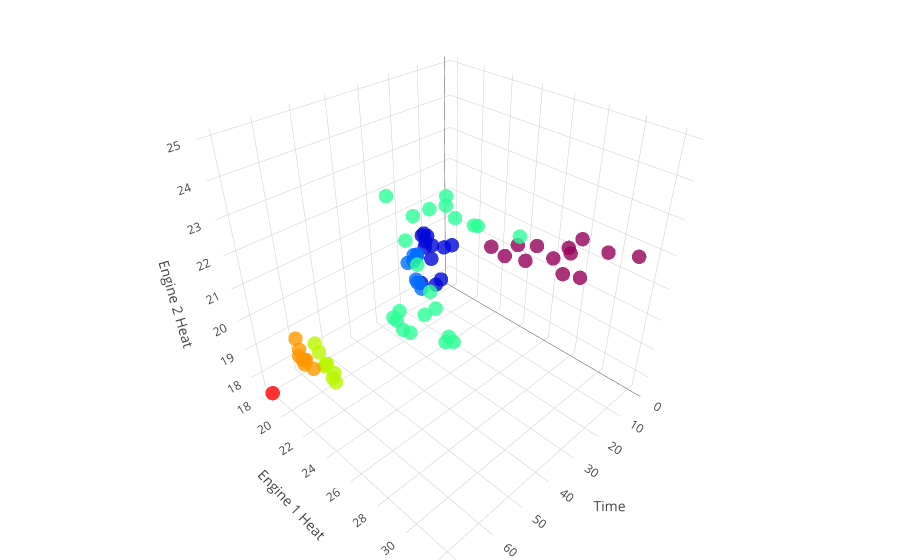

The cell this chart's notebook holds for it:
### Markdown cell above
### Plot 3D

### Code cell
plot_heat_3d(df_case2)

### Figure 1 — Plotly figure (JSON) as saved in the notebook; plotly's stock layout.template omitted (floating-point values rounded to 4 significant figures)
{"data": [{"marker": {"color": [1, 1, 1, 1, 1, 1, 1, 1, 1, 1, 1, 1, 1, 2, 2, 2, 2, 2, 2, 2, 2, 2, 2, 2, 2, 3, 3, 3, 3, 3, 3, 3, 3, 4, 4, 4, 4, 4, 4, 4, 4, 4, 4, 4, 4, 4, 4, 4, 4, 4, 4, 4, 4, 4, 4, 5, 5, 5, 5, 5, 5, 5, 5, 6, 6, 6, 6, 6, 6, 6, 6, 7], "colorscale": "Rainbow", "opacity": 0.8, "size": 5, "symbol": "circle"}, "mode": "markers", "text": ["Cluster id: 1<br>Cluster rank: 7", "Cluster id: 1<br>Cluster rank: 7", "Cluster id: 1<br>Cluster rank: 7", "Cluster id: 1<br>Cluster rank: 7", "Cluster id: 1<br>Cluster rank: 7", "Cluster id: 1<br>Cluster rank: 7", "Cluster id: 1<br>Cluster rank: 7", "Cluster id: 1<br>Cluster rank: 7", "Cluster id: 1<br>Cluster rank: 7", "Cluster id: 1<br>Cluster rank: 7", "Cluster id: 1<br>Cluster rank: 7", "Cluster id: 1<br>Cluster rank: 7", "Cluster id: 1<br>Cluster rank: 7", "Cluster id: 2<br>Cluster rank: 6", "Cluster id: 2<br>Cluster rank: 6", "Cluster id: 2<br>Cluster rank: 6", "Cluster id: 2<br>Cluster rank: 6", "Cluster id: 2<br>Cluster rank: 6", "Cluster id: 2<br>Cluster rank: 6", "Cluster id: 2<br>Cluster rank: 6", "Cluster id: 2<br>Cluster rank: 6", "Cluster id: 2<br>Cluster rank: 6", "Cluster id: 2<br>Cluster rank: 6", "Cluster id: 2<br>Cluster rank: 6", "Cluster id: 2<br>Cluster rank: 6", "Cluster id: 3<br>Cluster rank: 4", "Cluster id: 3<br>Cluster rank: 4", "Cluster id: 3<br>Cluster rank: 4", "Cluster id: 3<br>Cluster rank: 4", "Cluster id: 3<br>Cluster rank: 4", "Cluster id: 3<br>Cluster rank: 4", "Cluster id: 3<br>Cluster rank: 4", "Cluster id: 3<br>Cluster rank: 4", "Cluster id: 4<br>Cluster rank: 11", "Cluster id: 4<br>Cluster rank: 11", "Cluster id: 4<br>Cluster rank: 11", "Cluster id: 4<br>Cluster rank: 11", "Cluster id: 4<br>Cluster rank: 11", "Cluster id: 4<br>Cluster rank: 11", "Cluster id: 4<br>Cluster rank: 11", "Cluster id: 4<br>Cluster rank: 11", "Cluster id: 4<br>Cluster rank: 11", "Cluster id: 4<br>Cluster rank: 11", "Cluster id: 4<br>Cluster rank: 11", "Cluster id: 4<br>Cluster rank: 11", "Cluster id: 4<br>Cluster rank: 11", "Cluster id: 4<br>Cluster rank: 11", "Cluster id: 4<br>Cluster rank: 11", "Cluster id: 4<br>Cluster rank: 11", "Cluster id: 4<br>Cluster rank: 11", "Cluster id: 4<br>Cluster rank: 11", "Cluster id: 4<br>Cluster rank: 11", "Cluster id: 4<br>Cluster rank: 11", "Cluster id: 4<br>Cluster rank: 11", "Cluster id: 4<br>Cluster rank: 11", "Cluster id: 5<br>Cluster rank: 4", "Cluster id: 5<br>Cluster rank: 4", "Cluster id: 5<br>Cluster rank: 4", "Cluster id: 5<br>Cluster rank: 4", "Cluster id: 5<br>Cluster rank: 4", "Cluster id: 5<br>Cluster rank: 4", "Cluster id: 5<br>Cluster rank: 4", "Cluster id: 5<br>Cluster rank: 4", "Cluster id: 6<br>Cluster rank: 4", "Cluster id: 6<br>Cluster rank: 4", "Cluster id: 6<br>Cluster rank: 4", "Cluster id: 6<br>Cluster rank: 4", "Cluster id: 6<br>Cluster rank: 4", "Cluster id: 6<br>Cluster rank: 4", "Cluster id: 6<br>Cluster rank: 4", "Cluster id: 6<br>Cluster rank: 4", "Cluster id: 7<br>Cluster rank: 1"], "type": "scatter3d", "uid": "3b1ebaff-5a0a-429d-99b3-a1e3f7a6425f", "x": [0, 1, 2, 3, 4, 5, 6, 7, 8, 9, 10, 11, 12, 13, 14, 15, 16, 17, 18, 19, 20, 21, 22, 23, 24, 25, 26, 27, 28, 29, 30, 31, 32, 33, 34, 35, 36, 37, 38, 39, 40, 41, 42, 43, 44, 45, 46, 47, 48, 49, 50, 51, 52, 53, 54, 55, 56, 57, 58, 59, 60, 61, 62, 63, 64, 65, 66, 67, 68, 69, 70, 71], "y": [21.41, 22.69, 24.42, 23.95, 25.45, 26.76, 27.61, 28.83, 28.21, 28.19, 29.06, 30.69, 32.38, 17.85, 19.43, 20.12, 19.5, 19.17, 19.47, 19.85, 19.78, 19.85, 20.9, 22.07, 22.89, 20.13, 20.82, 20.72, 20.17, 21.21, 21.43, 21.4, 21.62, 19.84, 20.92, 20.64, 22.04, 21.43, 23.73, 25.49, 26.28, 26.14, 25.44, 25.29, 24.66, 24.12, 23.15, 25.17, 26.45, 27.65, 27.83, 28.54, 29.92, 29.92, 32.24, 18.17, 19.4, 19.2, 19.89, 20.53, 21.47, 21.59, 22.16, 19.1, 20.06, 19.93, 20.74, 21.92, 21.68, 21.54, 22.09, 18.56], "z": [19.79, 19.8, 20.08, 20.56, 20.91, 20.85, 20.59, 20.83, 21.49, 21.7, 22.19, 22.22, 22.54, 18.2, 18.58, 19.01, 19.67, 20.06, 20.38, 20.69, 20.8, 20.79, 20.73, 20.98, 21.28, 19.52, 19.42, 19.66, 20.26, 20.83, 20.88, 20.95, 20.86, 18.48, 18.38, 18.71, 18.72, 19.38, 19.95, 19.6, 19.91, 20.1, 20.84, 21.37, 22.05, 22.64, 23.66, 23.59, 24.06, 24.63, 24.49, 24.4, 24.56, 24.61, 24.92, 18.32, 17.99, 18.44, 18.21, 18.57, 18.62, 18.55, 18.66, 19.28, 18.88, 19.06, 19.08, 19.38, 19.67, 20.03, 19.94, 17.64]}], "layout": {"margin": {"b": 0, "l": 0, "r": 0, "t": 0}, "scene": {"xaxis": {"title": {"text": "Time"}}, "yaxis": {"title": {"text": "Engine 1 Heat"}}, "zaxis": {"title": {"text": "Engine 2 Heat"}}}}}
